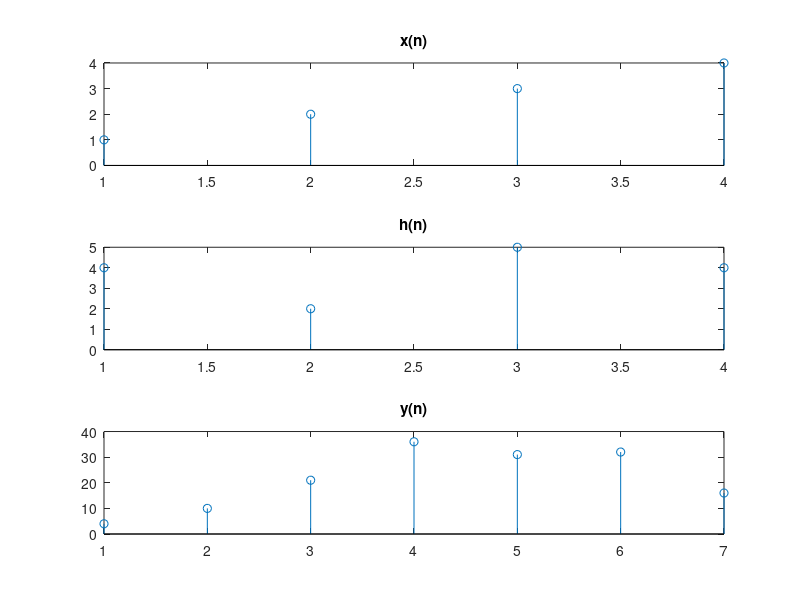

This chart was generated by the following MATLAB code:
clc
clear all 

xn = [1 2 3 4];
hn = [4 2 5 4];

L = length(xn);
M = length(hn);
X = [xn, zeros(1,L)]; 
H = [hn, zeros(1,M)]; 

for n = 1 : L+M-1
    y(n)=0;
    for i = 1 : L 
        if(n-i+1>0)
        y(n) = y(n)+X(i)*H(n-i+1)
       
        end
    end      
end

subplot(3,1,1)
stem (xn)
title('x(n)')

subplot(3,1,2)
stem (hn)
title('h(n)')

subplot(3,1,3)
stem (y)
title('y(n)')

